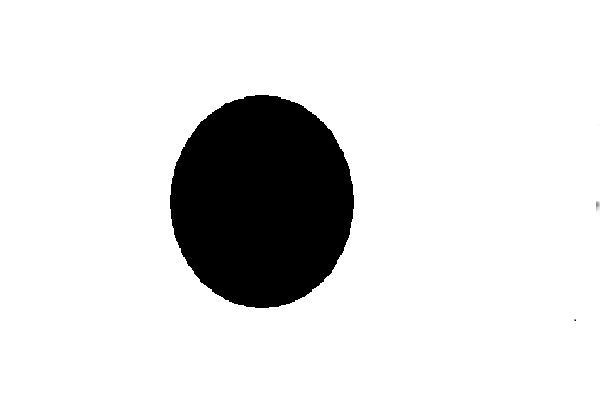
#> input picture LAB1/mask.png, 600 x 400 px, found by its file name
$ python cv8-1.py
#> lines starting #> are read from the running program, lines starting #| are printed output that depends on the picture; after the words box and inside, x2 and y2 are one past the last pixel; in counts of white or black regions, pixels touching at a corner belong together
import cv2
import os

# 결과 이미지 저장 폴더 생성
save_dir = 'output_images'
os.makedirs(save_dir, exist_ok=True)

# 1. 웹캠 프레임 읽기 및 마스크 합성
webcam = cv2.VideoCapture(0)
mask = cv2.imread('mask.png')  # 미리 준비된 마스크 이미지 사용
#> mask is the input picture: shape (400, 600, 3); min 0, max 255, mean 222.5

while webcam.isOpened():
    status, frame = webcam.read()
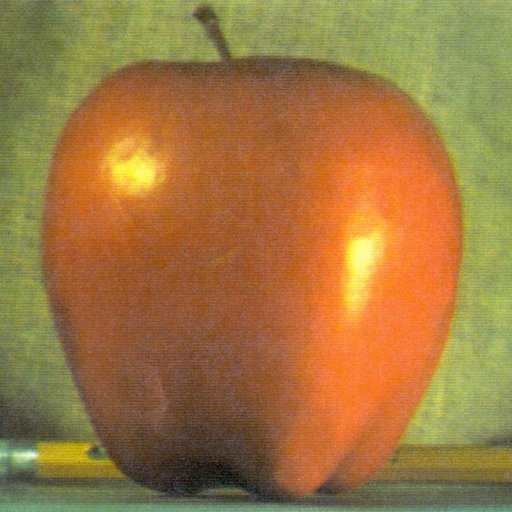
#> input picture img/apple.jpg, 512 x 512 px, given in place of the camera
#> frame is the input picture: shape (512, 512, 3); mean B, G, R 64.8, 119.7, 159.1
    if not status:
        break

    # 1-1. 프레임과 마스크 크기 맞추기
    frame = cv2.resize(frame, (600, 400))
#> frame: shape (400, 600, 3)
    mask_resized = cv2.resize(mask, (600, 400))
    cv2.imshow("frame", frame)
    cv2.imwrite(f"{save_dir}/01_frame.jpg", frame)

    # 1-2. 프레임과 마스크 합성
    add1 = cv2.add(frame, mask_resized)
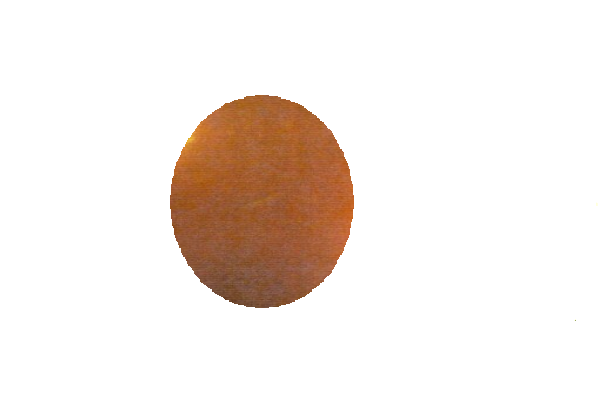
#> add1: shape (400, 600, 3); mean B, G, R 228.9, 234.3, 242.9
    cv2.imshow("add1", add1)
    cv2.imwrite(f"{save_dir}/02_add1.jpg", add1)

    # 2. YCrCb 컬러 모델로 변환
    ycrcb = cv2.cvtColor(add1, cv2.COLOR_BGR2YCrCb)
#> ycrcb: shape (400, 600, 3); mean of channels 0, 1, 2 236.3, 132.7, 123.8
    cv2.imshow("ycrcb", ycrcb)
    cv2.imwrite(f"{save_dir}/03_ycrcb.jpg", ycrcb)

    # 3. 피부 영역 추출 (inRange)
    Skin_Area = cv2.inRange(ycrcb, (0, 140, 90), (255, 160, 120))
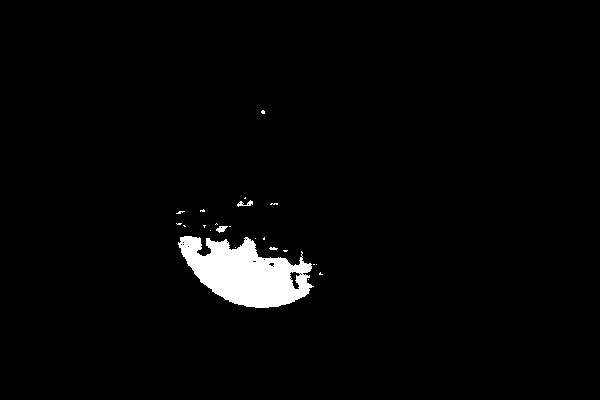
#> Skin_Area: shape (400, 600); 2.5% white; 23 white regions (19 under 20 px), largest, box (x1, y1, x2, y2) and area: (178, 236, 314, 308) 5874, (237, 200, 253, 207) 51, (216, 226, 228, 233) 50, (269, 247, 278, 250) 20
    cv2.imshow("Skin_Area", Skin_Area)
    cv2.imwrite(f"{save_dir}/04_Skin_Area.jpg", Skin_Area)

    # 4. 그레이스케일 변환 및 피부영역 적용
    gray_frame = cv2.cvtColor(add1, cv2.COLOR_BGR2GRAY)
    Skin = cv2.add(gray_frame, ~Skin_Area)
    cv2.imshow("Skin", Skin)
    cv2.imwrite(f"{save_dir}/05_Skin.jpg", Skin)

    # 5. 이진화 및 노이즈 제거
    ret, Skin_bi = cv2.threshold(Skin, 250, 255, cv2.THRESH_BINARY)
    cv2.imshow("Skin_bi", Skin_bi)
    cv2.imwrite(f"{save_dir}/06_Skin_bi.jpg", Skin_bi)

    # 노이즈가 심할 경우 침식(erode) 적용
    kernel = cv2.getStructuringElement(cv2.MORPH_ELLIPSE, (5,5))
    Skin_bi_erode = cv2.erode(Skin_bi, kernel, iterations=1)
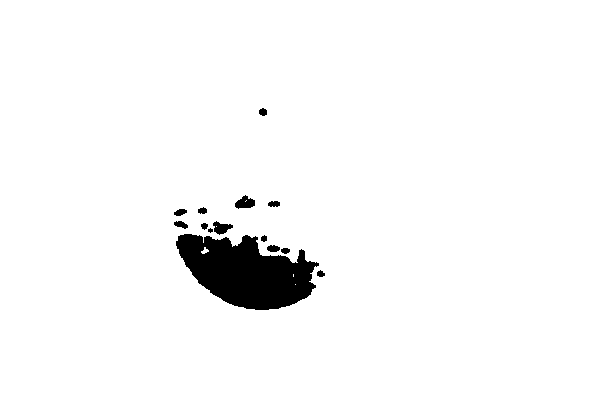
#> Skin_bi_erode: shape (400, 600); 96.7% white; 14 black regions (1 under 20 px), largest, box (x1, y1, x2, y2) and area: (176, 234, 319, 310) 6961, (235, 195, 255, 209) 178, (213, 221, 233, 235) 160
    cv2.imshow("Skin_bi_erode", Skin_bi_erode)
    cv2.imwrite(f"{save_dir}/07_Skin_bi_erode.jpg", Skin_bi_erode)

    # 6. Center of Mass(질량 중심) 계산 함수
    def Center_of_mass(img):
        cnt = 0
        mx = 0
        my = 0
        h, w = img.shape
#> h = 400; w = 600
        for i in range(h):
            for j in range(w):
                if img[i][j] < 125:  # 검은색(손바닥) 픽셀
                    cnt += 1
                    mx += j
                    my += i
#> after the loop, cnt = 7828; mx = 1919738; my = 2081967
        if cnt == 0:
            return w//2, h//2  # 예외처리: 중앙 리턴
        px = mx // cnt
#> px = 245
        py = my // cnt
#> py = 265
        return px, py

    # 7. 손바닥 중심 좌표 찾기 및 표시
    cx, cy = Center_of_mass(Skin_bi_erode)
#> cx = 245; cy = 265
    cx, cy = int(cx), int(cy)
    radius = 45
    frame_center = frame.copy()
    cv2.circle(frame_center, (cx, cy), radius, (255, 0, 0), 2)
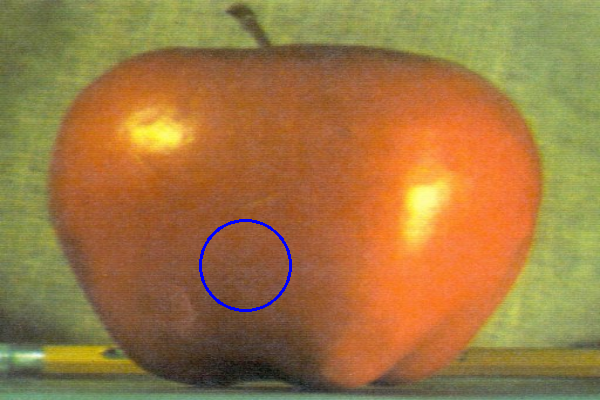
#> frame_center: shape (400, 600, 3); mean B, G, R 65.3, 119.2, 158.5
    cv2.imshow("center_frame", frame_center)
    cv2.imwrite(f"{save_dir}/08_center_frame.jpg", frame_center)

    # 8. 손바닥 영역 추출
    Skin_Copy = Skin.copy()
    cv2.circle(Skin_Copy, (cx, cy), radius, (0, 0, 0), -1)  # 손바닥 부분을 검게 마스킹
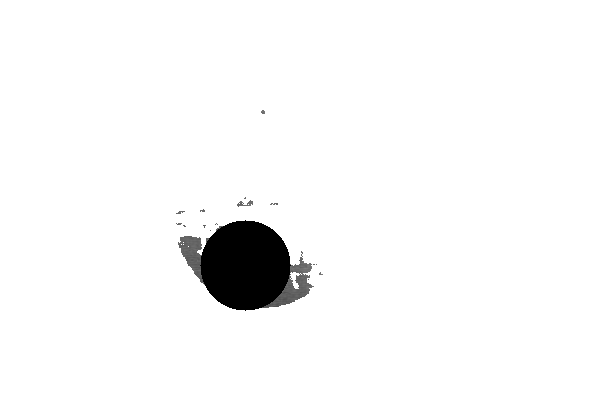
#> Skin_Copy: shape (400, 600); min 0, max 255, mean 247.1
    cv2.imshow("palm_Skin", Skin_Copy)
    cv2.imwrite(f"{save_dir}/09_palm_Skin.jpg", Skin_Copy)

    palm = cv2.subtract(Skin, Skin_Copy)
    cv2.imshow("palm", palm)
    cv2.imwrite(f"{save_dir}/10_palm.jpg", palm)

    # 9. 손금 추출 (Canny Edge)
    CannyEdge = cv2.Canny(palm, 50, 150)
#> CannyEdge: shape (400, 600); 0.25% white in thin lines or dots, all inside (x1, y1, x2, y2) = (200, 220, 291, 311)
    cv2.circle(CannyEdge, (cx, cy), radius, (0, 0, 0), 3)  # 원형 노이즈 제거
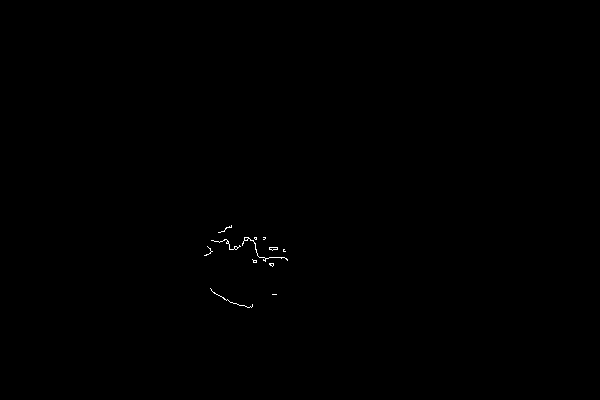
#> CannyEdge: shape (400, 600); 0.12% white in thin lines or dots, all inside (x1, y1, x2, y2) = (204, 225, 288, 308)
    cv2.imshow("CannyEdge", CannyEdge)
    cv2.imwrite(f"{save_dir}/11_CannyEdge.jpg", CannyEdge)

    # 10. 결과 이미지(노이즈 제거 후)
    Result = CannyEdge.copy()
    cv2.circle(Result, (cx, cy), radius, (0, 0, 0), 3)
    cv2.imshow("Result", Result)
    cv2.imwrite(f"{save_dir}/12_Result.jpg", Result)

    # 종료 조건
    if cv2.waitKey(1) & 0xFF == ord('q'):
#> (key q is pressed here)
        break

webcam.release()
cv2.destroyAllWindows()
